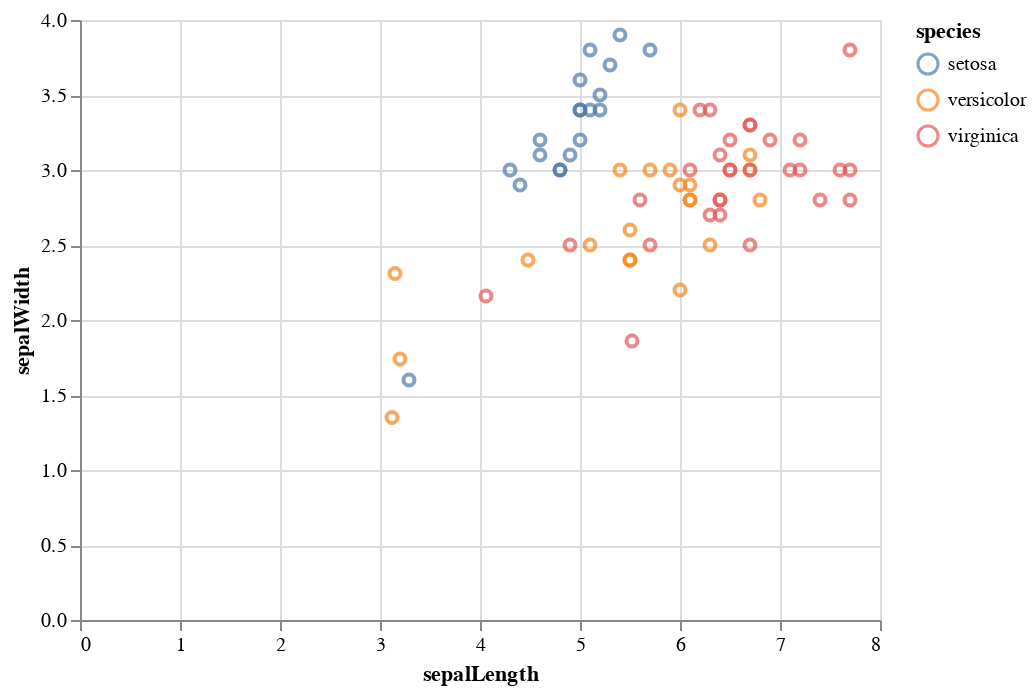

This figure's notebook cell:
### Code cell
alt.Chart(iris_test_modified).mark_point().encode(
    x=x,
    y=y,
    color='species',
).interactive()

### Figure 1 — Vega-Lite specification as saved in the notebook (floating-point values rounded to 4 significant figures; data arrays with more than 128 entries replaced by an {"elided": "..."} marker saying what was removed)
{"config": {"view": {"continuousWidth": 400, "continuousHeight": 300}}, "data": {"name": "data-96a7d0ba46a9c2c416d5a8ef2ee117f8"}, "mark": "point", "encoding": {"color": {"field": "species", "type": "nominal"}, "x": {"field": "sepalLength", "type": "quantitative"}, "y": {"field": "sepalWidth", "type": "quantitative"}}, "selection": {"selector002": {"type": "interval", "bind": "scales", "encodings": ["x", "y"]}}, "$schema": "https://vega.github.io/schema/vega-lite/v4.17.0.json", "datasets": {"data-96a7d0ba46a9c2c416d5a8ef2ee117f8": {"elided": "150 records"}}}
